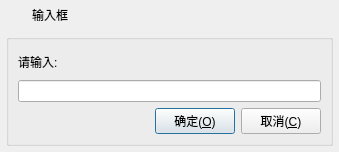
<?xml version="1.0" encoding="UTF-8"?>
<ui version="4.0">
 <class>frmInputBox</class>
 <widget class="QDialog" name="frmInputBox">
  <property name="geometry">
   <rect>
    <x>0</x>
    <y>0</y>
    <width>339</width>
    <height>152</height>
   </rect>
  </property>
  <property name="windowTitle">
   <string>输入框</string>
  </property>
  <layout class="QVBoxLayout" name="verticalLayout">
   <property name="spacing">
    <number>0</number>
   </property>
   <property name="leftMargin">
    <number>1</number>
   </property>
   <property name="topMargin">
    <number>1</number>
   </property>
   <property name="rightMargin">
    <number>1</number>
   </property>
   <property name="bottomMargin">
    <number>1</number>
   </property>
   <item>
    <widget class="QWidget" name="widget_title" native="true">
     <property name="sizePolicy">
      <sizepolicy hsizetype="Preferred" vsizetype="Fixed">
       <horstretch>0</horstretch>
       <verstretch>0</verstretch>
      </sizepolicy>
     </property>
     <property name="minimumSize">
      <size>
       <width>100</width>
       <height>28</height>
      </size>
     </property>
     <layout class="QHBoxLayout" name="horizontalLayout_2">
      <property name="spacing">
       <number>0</number>
      </property>
      <property name="leftMargin">
       <number>0</number>
      </property>
      <property name="topMargin">
       <number>0</number>
      </property>
      <property name="rightMargin">
       <number>0</number>
      </property>
      <property name="bottomMargin">
       <number>0</number>
      </property>
      <item>
       <widget class="QLabel" name="lab_Ico">
        <property name="sizePolicy">
         <sizepolicy hsizetype="Minimum" vsizetype="Preferred">
          <horstretch>0</horstretch>
          <verstretch>0</verstretch>
         </sizepolicy>
        </property>
        <property name="minimumSize">
         <size>
          <width>31</width>
          <height>0</height>
         </size>
        </property>
        <property name="text">
         <string/>
        </property>
        <property name="alignment">
         <set>Qt::AlignCenter</set>
        </property>
       </widget>
      </item>
      <item>
       <widget class="QLabel" name="lab_Title">
        <property name="sizePolicy">
         <sizepolicy hsizetype="Expanding" vsizetype="Preferred">
          <horstretch>0</horstretch>
          <verstretch>0</verstretch>
         </sizepolicy>
        </property>
        <property name="styleSheet">
         <string notr="true">font: 10pt &quot;微软雅黑&quot;;</string>
        </property>
        <property name="text">
         <string>输入框</string>
        </property>
        <property name="alignment">
         <set>Qt::AlignLeading|Qt::AlignLeft|Qt::AlignVCenter</set>
        </property>
       </widget>
      </item>
      <item>
       <widget class="QWidget" name="widget_menu" native="true">
        <property name="sizePolicy">
         <sizepolicy hsizetype="Minimum" vsizetype="Preferred">
          <horstretch>0</horstretch>
          <verstretch>0</verstretch>
         </sizepolicy>
        </property>
        <layout class="QHBoxLayout" name="horizontalLayout">
         <property name="spacing">
          <number>0</number>
         </property>
         <property name="leftMargin">
          <number>0</number>
         </property>
         <property name="topMargin">
          <number>0</number>
         </property>
         <property name="rightMargin">
          <number>0</number>
         </property>
         <property name="bottomMargin">
          <number>0</number>
         </property>
         <item>
          <widget class="QPushButton" name="btnMenu_Close">
           <property name="sizePolicy">
            <sizepolicy hsizetype="Minimum" vsizetype="Expanding">
             <horstretch>0</horstretch>
             <verstretch>0</verstretch>
            </sizepolicy>
           </property>
           <property name="minimumSize">
            <size>
             <width>40</width>
             <height>0</height>
            </size>
           </property>
           <property name="cursor">
            <cursorShape>ArrowCursor</cursorShape>
           </property>
           <property name="focusPolicy">
            <enum>Qt::NoFocus</enum>
           </property>
           <property name="toolTip">
            <string>关闭</string>
           </property>
           <property name="text">
            <string/>
           </property>
           <property name="flat">
            <bool>true</bool>
           </property>
          </widget>
         </item>
        </layout>
       </widget>
      </item>
     </layout>
    </widget>
   </item>
   <item>
    <widget class="QWidget" name="widget_main" native="true">
     <property name="styleSheet">
      <string notr="true">font: 11pt &quot;微软雅黑&quot;;</string>
     </property>
     <layout class="QVBoxLayout" name="verticalLayout_2">
      <property name="spacing">
       <number>5</number>
      </property>
      <property name="leftMargin">
       <number>5</number>
      </property>
      <property name="topMargin">
       <number>5</number>
      </property>
      <property name="rightMargin">
       <number>5</number>
      </property>
      <property name="bottomMargin">
       <number>5</number>
      </property>
      <item>
       <widget class="QGroupBox" name="groupBox">
        <property name="title">
         <string/>
        </property>
        <layout class="QVBoxLayout" name="verticalLayout_3">
         <item>
          <widget class="QLabel" name="labInfo">
           <property name="text">
            <string>请输入:</string>
           </property>
           <property name="scaledContents">
            <bool>false</bool>
           </property>
           <property name="wordWrap">
            <bool>true</bool>
           </property>
          </widget>
         </item>
         <item>
          <widget class="QLineEdit" name="txtValue"/>
         </item>
         <item>
          <layout class="QHBoxLayout" name="horizontalLayout_3">
           <item>
            <spacer name="horizontalSpacer">
             <property name="orientation">
              <enum>Qt::Horizontal</enum>
             </property>
             <property name="sizeHint" stdset="0">
              <size>
               <width>40</width>
               <height>20</height>
              </size>
             </property>
            </spacer>
           </item>
           <item>
            <widget class="QPushButton" name="btnOk">
             <property name="cursor">
              <cursorShape>PointingHandCursor</cursorShape>
             </property>
             <property name="focusPolicy">
              <enum>Qt::StrongFocus</enum>
             </property>
             <property name="styleSheet">
              <string notr="true"/>
             </property>
             <property name="text">
              <string>确定(&amp;O)</string>
             </property>
             <property name="icon">
              <iconset>
               <normaloff>:/image/update.png</normaloff>:/image/update.png</iconset>
             </property>
             <property name="iconSize">
              <size>
               <width>20</width>
               <height>20</height>
              </size>
             </property>
            </widget>
           </item>
           <item>
            <widget class="QPushButton" name="btnCancel">
             <property name="cursor">
              <cursorShape>PointingHandCursor</cursorShape>
             </property>
             <property name="focusPolicy">
              <enum>Qt::StrongFocus</enum>
             </property>
             <property name="styleSheet">
              <string notr="true"/>
             </property>
             <property name="text">
              <string>取消(&amp;C)</string>
             </property>
             <property name="icon">
              <iconset>
               <normaloff>:/image/close.png</normaloff>:/image/close.png</iconset>
             </property>
             <property name="iconSize">
              <size>
               <width>20</width>
               <height>20</height>
              </size>
             </property>
            </widget>
           </item>
          </layout>
         </item>
        </layout>
       </widget>
      </item>
     </layout>
    </widget>
   </item>
  </layout>
 </widget>
 <tabstops>
  <tabstop>txtValue</tabstop>
  <tabstop>btnOk</tabstop>
  <tabstop>btnCancel</tabstop>
 </tabstops>
 <resources/>
 <connections/>
</ui>
